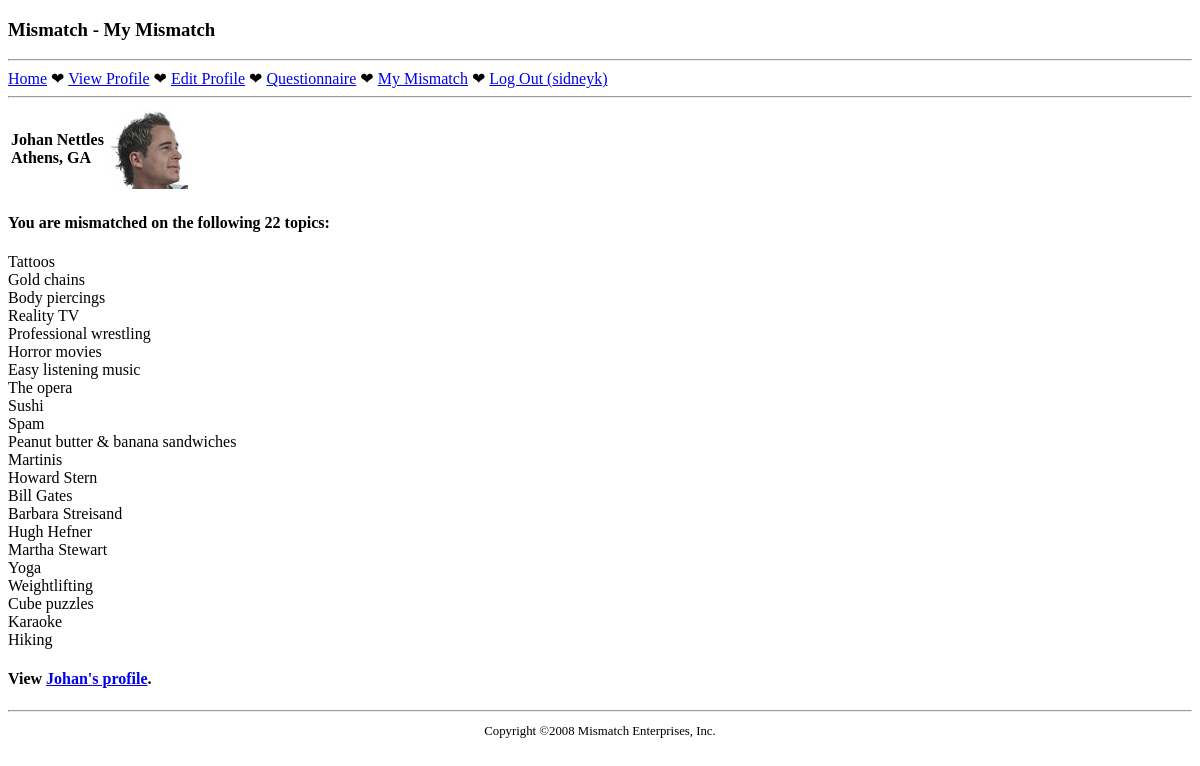
The page /mismatch/mymismatch.php (signed in) on the database its author committed.
### tables this page shows
CREATE TABLE IF NOT EXISTS `mismatch_user` (
  `user_id` INT AUTO_INCREMENT,
  `username` VARCHAR(32),
  `password` VARCHAR(40),
  `join_date` DATETIME,
  `first_name` VARCHAR(32),
  `last_name` VARCHAR(32),
  `gender` VARCHAR(1),
  `birthdate` DATE,
  `city` VARCHAR(32),
  `state` VARCHAR(2),
  `picture` VARCHAR(32),
  PRIMARY KEY (`user_id`)
);

### mismatch/mymismatch.php (the view, shortened to what this page needs)
<?php
  require_once('header.php');
  require_once('navmenu.php');
  $dbc = mysqli_connect(DB_HOST, DB_USER, DB_PASSWORD, DB_NAME);
  $query = "SELECT * FROM mismatch_response WHERE user_id = '" . $_SESSION['user_id'] . "'";
  $data = mysqli_query($dbc, $query);
  if (mysqli_num_rows($data) != 0) {
    $query = "SELECT mr.response_id, mr.topic_id, mr.response, mt.name AS topic_name " .
      "FROM mismatch_response AS mr " .
      "INNER JOIN mismatch_topic AS mt USING (topic_id) " .
      "WHERE mr.user_id = '" . $_SESSION['user_id'] . "'";
    $data = mysqli_query($dbc, $query);
    $user_responses = array();
    while ($row = mysqli_fetch_array($data)) {
      array_push($user_responses, $row);
    }
    $mismatch_score = 0;
    $mismatch_user_id = -1;
    $mismatch_topics = array();
    $query = "SELECT user_id FROM mismatch_user WHERE user_id != '" . $_SESSION['user_id'] . "'";
    $data = mysqli_query($dbc, $query);
    while ($row = mysqli_fetch_array($data)) {
      $query2 = "SELECT response_id, topic_id, response FROM mismatch_response WHERE user_id = '" . $row['user_id'] . "'";
      $data2 = mysqli_query($dbc, $query2);
      $mismatch_responses = array();
      while ($row2 = mysqli_fetch_array($data2)) {
        array_push($mismatch_responses, $row2);
      }
      $score = 0;
      $topics = array();
      for ($i = 0; $i < count($user_responses); $i++) {
        if ($user_responses[$i]['response'] + $mismatch_responses[$i]['response'] == 3) {
          $score += 1;
          array_push($topics, $user_responses[$i]['topic_name']);
        }
      }
      if ($score > $mismatch_score) {
        $mismatch_score = $score;
        $mismatch_user_id = $row['user_id'];
        $mismatch_topics = array_slice($topics, 0);
      }
    }
    if ($mismatch_user_id != -1) {
      $query = "SELECT username, first_name, last_name, city, state, picture FROM mismatch_user WHERE user_id = '$mismatch_user_id'";
      $data = mysqli_query($dbc, $query);
      if (mysqli_num_rows($data) == 1) {
        $row = mysqli_fetch_array($data);
        echo '<table><tr><td class="label">';
        if (!empty($row['first_name']) && !empty($row['last_name'])) {
          echo $row['first_name'] . ' ' . $row['last_name'] . '<br />';
        }
        if (!empty($row['city']) && !empty($row['state'])) {
          echo $row['city'] . ', ' . $row['state'] . '<br />';
        }
        echo '</td><td>';
        if (!empty($row['picture'])) {
          echo '<img src="' . MM_UPLOADPATH . $row['picture'] . '" alt="Profile Picture" /><br />';
        }
        echo '</td></tr></table>';
        echo '<h4>You are mismatched on the following ' . count($mismatch_topics) . ' topics:</h4>';
        foreach ($mismatch_topics as $topic) {
          echo $topic . '<br />';
        }
        echo '<h4>View <a href=viewprofile.php?user_id=' . $mismatch_user_id . '>' . $row['first_name'] . '\'s profile</a>.</h4>';
      }
    }
  }
  else {
    echo '<p>You must first <a href="questionnaire.php">answer the questionnaire</a> before you can be mismatched.</p>';
  }
  require_once('footer.php');
?>

### mismatch/style.css (style rules this page uses)
td.label { font-weight: bold; }

### rows shown on the page
mismatch_user: first_name "Johan", last_name "Nettles", city "Athens", state "GA", picture (picture)

### other values the page prints
$page_title "My Mismatch"
$_SESSION['username'] "sidneyk"
count($mismatch_topics) "22"
$topic "Tattoos"
$topic "Gold chains"
$topic "Body piercings"
$topic "Reality TV"
$topic "Professional wrestling"
$topic "Horror movies"
$topic "Easy listening music"
$topic "The opera"
$topic "Sushi"
$topic "Spam"
$topic "Peanut butter & banana sandwiches"
$topic "Martinis"
